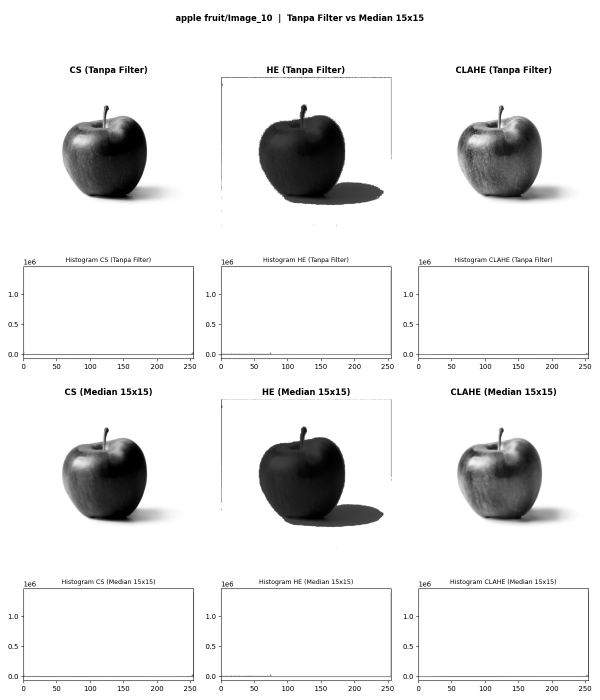
#> input picture Hasil Evaluasi Histogram Image Enhancement/apple fruit/Image_10_interpretasi.png, 1200 x 1400 px (shown at 1/2 size); its folder holds only this picture in this run
$ python -i uts_feature_extraction_gabor_region_based.py   (imports and definitions only)   (older library calls are emulated)
#> lines starting #> are read from the running program, lines starting #| are printed output that depends on the picture; after the words box and inside, x2 and y2 are one past the last pixel; in counts of white or black regions, pixels touching at a corner belong together
# -*- coding: utf-8 -*-
"""UTS_Feature Extraction_GABOR_Region Based.ipynb

Automatically generated by Colab.

Original file is located at
    https://colab.research.google.com/drive/1bDI0Y5o5agLWF3X32LPJvXLbyy46MzeZ
"""

import os, re, glob, math, shutil, zipfile
from pathlib import Path
import numpy as np, pandas as pd, cv2
import matplotlib.pyplot as plt
from tqdm.auto import tqdm

from google.colab import drive
# [1 line not run here, left out]

ZIP     = "/content/drive/MyDrive/hasil_citra_15_zip.zip"
IN_DIR  = "/content/input"
OUT_DIR = "/content/hasil_fitur"
# [6 lines not run here, left out]

paths = sorted(p for p in glob.glob(f"{IN_DIR}/**/*", recursive=True)
               if p.lower().endswith((".jpg", ".jpeg", ".png")))
# [1 line not run here, left out]

# Struktur: <jenis buah> fruit / Image_N / <varian>.png
# Urutan varian dibuat dari awalan nama, jadi aman untuk median15 / median31 / dst.
VARIAN_PREFIX = ["1_grayscale", "2_CS", "2_HE", "2_CLAHE",
                 "3_CS_median", "3_HE_median", "3_CLAHE_median"]

# [12 lines left out: functions urut_varian, parse_path, not called in this run]

# Cek parsing: harus muncul 9 buah dan 7 varian
meta = pd.DataFrame([parse_path(p) for p in paths])
# [2 lines not run here, left out]

GABOR_THETAS      = [0, 45, 90, 135]   # 0 = garis vertikal, 90 = garis horizontal
GABOR_LAMBDAS     = [4, 8]             # panjang gelombang (piksel, citra 128x128): halus & kasar
GABOR_SIGMA_RATIO = 0.56               # sigma = 0.56 * lambda
GABOR_GAMMA       = 0.5                # aspek elips envelope

def _bangun_bank():
    """Pasangan kernel kuadratur (cos & sin) untuk tiap orientasi x panjang gelombang."""
    bank = []
    for th in GABOR_THETAS:
        for lam in GABOR_LAMBDAS:
            sigma = GABOR_SIGMA_RATIO * lam
            ks = int(6 * sigma) | 1
            pair = []
            for psi in (0, np.pi / 2):
                k = cv2.getGaborKernel((ks, ks), sigma, np.deg2rad(th), lam,
                                       GABOR_GAMMA, psi, ktype=cv2.CV_32F)
                k = k - k.mean()                         # buang komponen DC
                k = k / (np.abs(k).sum() + 1e-9)         # normalisasi skala
                pair.append(k)
            bank.append((th, lam, pair[0], pair[1]))
    return bank

GABOR_BANK = _bangun_bank()
# [1 line not run here, left out]

# Konvolusi lewat FFT: spektrum kernel di-cache, tepi citra di-padding refleksi
_FFT_PAD = max(k.shape[0] for _, _, k, _ in GABOR_BANK) // 2 + 1
_KF_CACHE = {}

def _spektrum_kernel(N):
    if N not in _KF_CACHE:
        spec = []
        for th, lam, kr, ki in GABOR_BANK:
            pair = []
            for k in (kr, ki):
                h = k.shape[0]
                pad = np.zeros((N, N), np.float32)
                pad[:h, :h] = k
                pad = np.roll(pad, (-(h // 2), -(h // 2)), axis=(0, 1))
                pair.append(np.fft.rfft2(pad))
            spec.append(tuple(pair))
        _KF_CACHE[N] = spec
    return _KF_CACHE[N]

def _gabor_respons(gray):
    """Magnitudo respons tiap filter: sqrt(real^2 + imajiner^2)."""
    g = gray.astype(np.float32)
    H, W = g.shape
    P = _FFT_PAD
    N = cv2.getOptimalDFTSize(max(H, W) + 2 * P)
    gp = np.zeros((N, N), np.float32)
    gp[:H + 2 * P, :W + 2 * P] = cv2.copyMakeBorder(g, P, P, P, P, cv2.BORDER_REFLECT_101)
    F = np.fft.rfft2(gp)
    out = []
    for (th, lam, _, _), (Kr, Ki) in zip(GABOR_BANK, _spektrum_kernel(N)):
        re = np.fft.irfft2(F * Kr, s=(N, N))[P:P + H, P:P + W]
        im = np.fft.irfft2(F * Ki, s=(N, N))[P:P + H, P:P + W]
        out.append((th, lam, np.sqrt(re * re + im * im).astype(np.float32)))
    return out

def _gabor_peta(gray):
    """Peta respons rata-rata semua filter (untuk visualisasi)."""
    return np.mean([m for _, _, m in _gabor_respons(gray)], axis=0)

def _gabor_features(gray):
    """7 fitur Gabor: mean, std, energy, dan energi per orientasi."""
    resp = _gabor_respons(gray)
    mean_f = [m.mean() for _, _, m in resp]
    std_f  = [m.std() for _, _, m in resp]
    en_f   = [(m ** 2).mean() for _, _, m in resp]

    e_theta = {th: float(np.mean([e for (t, _, _), e in zip(resp, en_f) if t == th]))
               for th in GABOR_THETAS}

    out = {'gabor_mean':   float(np.mean(mean_f)),
           'gabor_std':    float(np.mean(std_f)),
           'gabor_energy': float(np.mean(en_f))}
    for th in GABOR_THETAS:
        out[f'gabor_e{th}'] = e_theta[th]
    return out

def _segmentasi(gray):
    _, m = cv2.threshold(gray, 0, 255, cv2.THRESH_BINARY + cv2.THRESH_OTSU)
    tepi = np.concatenate([m[0], m[-1], m[:, 0], m[:, -1]])
    if tepi.mean() > 127:                 # tepi putih = latar putih -> balik
        m = cv2.bitwise_not(m)
    k = cv2.getStructuringElement(cv2.MORPH_ELLIPSE, (5, 5))
    return cv2.morphologyEx(cv2.morphologyEx(m, cv2.MORPH_OPEN, k), cv2.MORPH_CLOSE, k)

def _shape_features(gray):
    m = _segmentasi(gray)
    cnts, _ = cv2.findContours(m, cv2.RETR_EXTERNAL, cv2.CHAIN_APPROX_SIMPLE)
    if not cnts:
        return dict(area=0, circularity=0, aspect_ratio=0, solidity=0, extent=0), m
    c = max(cnts, key=cv2.contourArea)
    area, per = cv2.contourArea(c), cv2.arcLength(c, True)
    x, y, w, h = cv2.boundingRect(c)
    hull = cv2.contourArea(cv2.convexHull(c))
    return dict(area=area / m.size,
                circularity=4 * math.pi * area / (per ** 2 + 1e-9),
                aspect_ratio=w / (h + 1e-9),
                solidity=area / (hull + 1e-9),
                extent=area / (w * h + 1e-9)), m

def extract_features(gray):
    gray = cv2.resize(gray, (128, 128))
    gab = _gabor_features(gray)
    shape, mask = _shape_features(gray)
    return {**gab, **shape, '_gray': gray, '_mask': mask}

TEKSTUR_COLS = ['gabor_mean', 'gabor_std', 'gabor_energy'] + [f'gabor_e{t}' for t in GABOR_THETAS]
BENTUK_COLS  = ['area', 'circularity', 'aspect_ratio', 'solidity', 'extent']
FEATURE_COLS = TEKSTUR_COLS + BENTUK_COLS          # 7 Gabor + 5 bentuk = 12 fitur

ORIENT_LABEL = {0: "garis vertikal (0°)", 45: "diagonal 45°",
                90: "garis horizontal (90°)", 135: "diagonal 135°"}

# [21 lines left out: functions tafsir_tekstur, tafsir_bentuk, not called in this run]

"""## Ekstraksi semua citra"""

REP_INDEX = 0          # 0 = sampel pertama tiap buah

def _no(s):
    x = re.search(r"\d+", s)
    return int(x.group()) if x else 0

# [64 lines left out: functions cari_varian, jalankan_varian, not called in this run]

import os
import re
import cv2
import numpy as np
import pandas as pd
import matplotlib.pyplot as plt

from tqdm.auto import tqdm
from skimage.metrics import mean_squared_error, peak_signal_noise_ratio

REP_INDEX = 0  # 0 = sampel pertama tiap buah


# 1. RUMUS MSE DAN PSNR
# [62 lines left out: functions hitung_mse_psnr, evaluasi_mse_psnr, not called in this run]


# 3. FUNGSI PENCARIAN VARIAN
def _no(s):
    x = re.search(r"\d+", str(s))
    return int(x.group()) if x else 0


def cari_varian(prefix):
    return sorted({
        parse_path(p)["Varian"]
        for p in all_paths
        if parse_path(p)["Varian"].startswith(prefix)
    })


# 4. JALANKAN VARIAN
#    EVALUASI HANYA GAMBAR YANG DITAMPILKAN
def jalankan_varian(prefix, tampil_gambar=True):
    hasil = {}
    daftar = cari_varian(prefix)

    assert daftar, (
        f"Tidak ada varian berawalan '{prefix}'. "
        "Periksa nama varian dan all_paths."
    )

    os.makedirs(OUT_DIR, exist_ok=True)

    for v in daftar:
        print("\n" + "=" * 60)
        print(f"VARIAN: {v}")
        print("=" * 60)

        paths_v = [
            p for p in all_paths
            if parse_path(p)["Varian"] == v
        ]

        # A. EKSTRAKSI FITUR SEMUA GAMBAR
        #    Tidak menghitung MSE/PSNR di bagian ini
        rows = []
        gagal = []

        for p in tqdm(paths_v, desc=v):
            img = cv2.imread(p, cv2.IMREAD_GRAYSCALE)

            if img is None:
                gagal.append(p)
                continue

            f = extract_features(img)

            rows.append({
                **parse_path(p),
                **{k: f[k] for k in FEATURE_COLS}
            })

        df = pd.DataFrame(rows)

        if df.empty:
            print("Tidak ada gambar yang berhasil diproses.")
            continue

        df["Sampel_No"] = (
            df["Sampel"].str.extract(r"(\d+)").astype(float)
        )

        df = df.sort_values(
            ["Buah", "Sampel_No"]
        ).reset_index(drop=True)

        df["Tafsir_Tekstur"] = df.apply(
            lambda r: tafsir_tekstur(r, df), axis=1
        )
        df["Tafsir_Bentuk"] = df.apply(
            tafsir_bentuk, axis=1
        )

        df.to_csv(
            os.path.join(OUT_DIR, f"fitur_{v}.csv"),
            index=False
        )

        print(
            f"{len(df)} citra | gagal dibaca: {len(gagal)} "
            f"| disimpan: fitur_{v}.csv"
        )

        # B. PILIH SATU SAMPEL PER BUAH
        peta = {}

        for p in paths_v:
            info = parse_path(p)
            key = (info["Buah"], info["Sampel"])
            peta[key] = p

        perwakilan = {}

        for b in sorted(df["Buah"].unique()):
            sampel_b = sorted(
                {
                    s for (bb, s) in peta
                    if bb == b
                },
                key=_no
            )

            if sampel_b:
                perwakilan[b] = sampel_b[
                    REP_INDEX % len(sampel_b)
                ]

        buah_list = list(perwakilan.keys())

        # C. SIAPKAN CITRA YANG AKAN DITAMPILKAN
        feat = {}
        gmap = {}

        for b in buah_list:
            p = peta[(b, perwakilan[b])]
            img = cv2.imread(p, cv2.IMREAD_GRAYSCALE)

            if img is None:
                continue

            feat[b] = extract_features(img)
            gmap[b] = _gabor_peta(feat[b]["_gray"])

        # Hanya buah yang berhasil disiapkan
        buah_list = [
            b for b in buah_list
            if b in feat and b in gmap
        ]

        # -------------------------------------------------
        # D. TAMPILKAN VISUALISASI
        # -------------------------------------------------
        if tampil_gambar and buah_list:
            n = len(buah_list)

            vmax = max(
                max(float(gmap[b].max()) for b in buah_list),
                1e-6
            )

            fig, ax = plt.subplots(
                3, n,
                figsize=(2.2 * n, 7),
                squeeze=False
            )

            for i, b in enumerate(buah_list):
                ax[0, i].imshow(
                    feat[b]["_gray"],
                    cmap="gray",
                    vmin=0, vmax=255
                )
                ax[0, i].set_title(
                    f"{b}\n{perwakilan[b]}",
                    fontsize=9,
                    fontweight="bold"
                )

                ax[1, i].imshow(
                    gmap[b],
                    cmap="magma",
                    vmin=0, vmax=vmax
                )

                ax[2, i].imshow(
                    feat[b]["_mask"],
                    cmap="gray"
                )

                for r in range(3):
                    ax[r, i].axis("off")

            for r, label in enumerate([v, "Gabor", "Mask Otsu"]):
                ax[r, 0].text(
                    -0.08, 0.5, label,
                    transform=ax[r, 0].transAxes,
                    ha="right", va="center", fontsize=8
                )

            fig.suptitle(f"Perwakilan per buah: {v}")
            plt.tight_layout()
            plt.show()

            # -------------------------------------------------
            # E. EVALUASI HANYA GAMBAR PADA VISUALISASI
            # -------------------------------------------------
            hasil_eval_tampil = []

            for b in buah_list:
                img_asli = feat[b]["_gray"]
                mask_otsu = feat[b]["_mask"]
                peta_gabor = gmap[b]

                nilai = evaluasi_mse_psnr(
                    img_asli,
                    mask_otsu,
                    peta_gabor
                )

                hasil_eval_tampil.append({
                    "Varian": v,
                    "Buah": b,
                    "Sampel": perwakilan[b],
                    **nilai
                })

            df_eval_tampil = pd.DataFrame(hasil_eval_tampil)

            print(
                "\nEVALUASI MSE DAN PSNR "
                "- HANYA GAMBAR YANG TAMPIL"
            )
            display(df_eval_tampil.round(4))

            file_eval = os.path.join(
                OUT_DIR,
                f"evaluasi_tampil_{v}.csv"
            )

            df_eval_tampil.to_csv(file_eval, index=False)

            print(f"Evaluasi disimpan: {file_eval}")
            print(
                f"Jumlah gambar dievaluasi: {len(df_eval_tampil)}"
            )

        # F. CETAK TAFSIR PER BUAH
        for b in buah_list:
            r = df[
                (df["Buah"] == b) &
                (df["Sampel"] == perwakilan[b])
            ].iloc[0]

            print(
                f"[{b} / {perwakilan[b]}] "
                f"tekstur: {r['Tafsir_Tekstur']}"
            )
            print(f" bentuk: {r['Tafsir_Bentuk']}")

        hasil[v] = df

    return hasil

all_paths = paths

# [4 lines that did not run here, left out]

# [4 lines that did not run here, left out]

# [4 lines that did not run here, left out]

nama_df = ("df_clahe", "df_clahe_median", "df_cs", "df_cs_median", "df_he", "df_he_median")
semua = [d for nm in nama_df if nm in globals() for d in globals()[nm].values()]
# [1 line that did not run here, left out]
# [1 line not run here, left out]

import os
import cv2
import numpy as np
import pandas as pd
from tqdm.auto import tqdm
from skimage.metrics import mean_squared_error, peak_signal_noise_ratio

# =====================================================
# EVALUASI MSE & PSNR SEMUA GAMBAR, SEMUA VARIAN
# Memerlukan fungsi yang sudah ada:
# parse_path(), extract_features(), _gabor_peta()
# serta variabel paths dan OUT_DIR
# =====================================================

# [1 line not run here, left out]

# [24 lines left out: function hitung_mse_psnr, not called in this run]


all_paths = paths
hasil_evaluasi = []
gagal = []

# Semua gambar dari ketiga kelompok varian
prefix_target = (
    "3_CLAHE_median",
    "3_CS_median",
    "3_HE_median"
)

paths_eval = [
    p for p in all_paths
    if parse_path(p)["Varian"].startswith(prefix_target)
]

# [48 lines not run here, left out]

# Gabungkan hasil seluruh gambar
df_evaluasi = pd.DataFrame(hasil_evaluasi)

# [34 lines not run here, left out]

"""## Download hasil"""

# 1. Simpan CSV evaluasi terlebih dahulu
# [8 lines not run here, left out]

# 3. Buat ZIP setelah semua hasil selesai disimpan
# [1 line that did not run here, left out]
# [1 line not run here, left out]

>>> import cv2
>>> picture = cv2.imread('Hasil Evaluasi Histogram Image Enhancement/apple fruit/Image_10_interpretasi.png', cv2.IMREAD_GRAYSCALE)
#> picture is the input picture: shape (1400, 1200); min 0, max 255, mean 233.5
>>> result = extract_features(picture)
#> in extract_features, `gray = cv2.resize(gray, (128, 128))`:
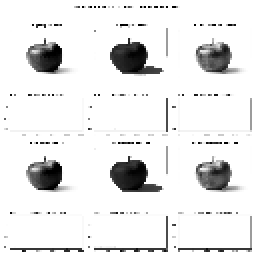
#> gray: shape (128, 128) (shown 2 times larger); min 0, max 255, mean 232.5
#> in _gabor_respons, `gp[:H + 2 * P, :W + 2 * P] = cv2.copyMakeBorder(g, P, P, P, P, cv2.BOR..`:
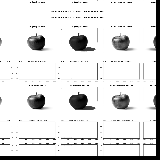
#> gp: shape (160, 160) float32; min 0, max 255, mean 224.7
#> the loop in _gabor_respons, `for (th, lam, _, _), (Kr, Ki) in zip(GABOR_BANK, _spektrum_kernel(N)):` made 8 passes
#> pass 1, in _gabor_respons, `re = np.fft.irfft2(F * Kr, s=(N, N))[P:P + H, P:P + W]`:
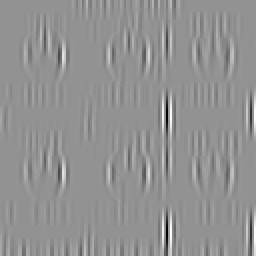
#> re: shape (128, 128) float64 (shown 2 times larger); min -65.65, max 48.9, mean 0.1; drawn with min black and max white
#> pass 1, in _gabor_respons, `im = np.fft.irfft2(F * Ki, s=(N, N))[P:P + H, P:P + W]`:
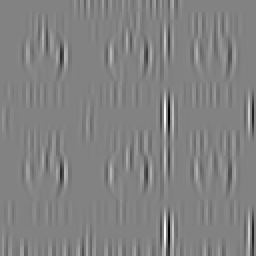
#> im: shape (128, 128) float64 (shown 2 times larger); min -61.55, max 59.05, mean 0; drawn with min black and max white
#> pass 2, in _gabor_respons, `im = np.fft.irfft2(F * Ki, s=(N, N))[P:P + H, P:P + W]`:
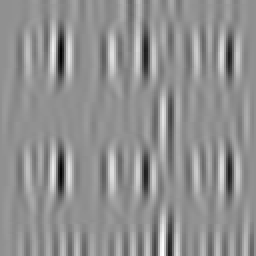
#> im: shape (128, 128) float64 (shown 2 times larger); min -29.88, max 22.74, mean 0; drawn with min black and max white
#> after the loop in _gabor_respons, `for (th, lam, _, _), (Kr, Ki) in zip(GABOR_BANK, _spektrum_kernel(N)):`: out = 8 items
#> in _gabor_features, `mean_f = [m.mean() for _, _, m in resp]`: mean_f = [5.31, 4.96, 3, 2.96, 9.68, 8.57, 3.12, 3.39]
#> in _gabor_features, `std_f  = [m.std() for _, _, m in resp]`: std_f = [7.89, 5.22, 3.28, 2.74, 14.01, 8.35, 3.67, 3.48]
#> in _gabor_features, `en_f   = [(m ** 2).mean() for _, _, m in resp]`: en_f = [90.38, 51.87, 19.76, 16.29, 289.9, 143.1, 23.24, 23.64]
#> in _gabor_features, `e_theta = {th: float(np.mean([e for (t, _, _), e in zip(resp, en_f) if..`: e_theta = {0: 71.13, 45: 18.03, 90: 216.5, 135: 23.44}
#> in _gabor_features, `out = {'gabor_mean':   float(np.mean(mean_f)), 'gabor_std':    float(n..`: out = {'gabor_mean': 5.12, 'gabor_std': 6.08, 'gabor_energy': 82.27}
#> after the loop in _gabor_features, `for th in GABOR_THETAS:`: out = {'gabor_mean': 5.12, 'gabor_std': 6.08, 'gabor_energy': 82.27, 'gabor_e0': 71.13, 'gabor_e45': 18.03, 'gabor_e90': 216.5, 'gabor_e135': 23.44}
#> in extract_features, `gab = _gabor_features(gray)`: gab has the same summary as out in _gabor_features
#> in _segmentasi, `_, m = cv2.threshold(gray, 0, 255, cv2.THRESH_BINARY + cv2.THRESH_OTSU)`:
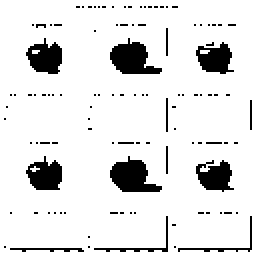
#> m: shape (128, 128) (shown 2 times larger); 89.2% white; 107 black regions (98 under 20 px), largest, box (x1, y1, x2, y2) and area: (55, 78, 81, 96) 279, (55, 19, 81, 37) 275, (13, 19, 31, 37) 214
#> in _segmentasi, `tepi = np.concatenate([m[0], m[-1], m[:, 0], m[:, -1]])`: tepi = 512 values from 255 to 255
#> in _segmentasi, `return cv2.morphologyEx(cv2.morphologyEx(m, cv2.MORPH_OPEN, k), cv2.MO..`:
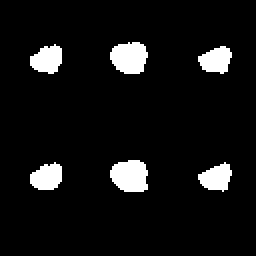
#> returned value: shape (128, 128) (shown 2 times larger); 7.1% white; 6 white regions
#> in _shape_features, `cnts, _ = cv2.findContours(m, cv2.RETR_EXTERNAL, cv2.CHAIN_APPROX_SIMP..`: cnts = 6 contours; box (x1, y1, x2, y2) and area: (55, 80, 74, 96) 222, (55, 21, 74, 37) 214, (15, 22, 31, 37) 150, (15, 81, 31, 95) 148, (99, 81, 116, 96) 143, (99, 23, 116, 37) 143
#> in _shape_features, `c = max(cnts, key=cv2.contourArea)`: c = contour of 27 points, box (x1, y1, x2, y2) (55, 80, 74, 96), area 222
#> in _shape_features, `area, per = cv2.contourArea(c), cv2.arcLength(c, True)`: area = 222; per = 58.63
#> in _shape_features, `x, y, w, h = cv2.boundingRect(c)`: x = 55; y = 80; w = 19; h = 16
#> in _shape_features, `hull = cv2.contourArea(cv2.convexHull(c))`: hull = 232
#> in extract_features, `shape, mask = _shape_features(gray)`: shape = {'area': 0.0135, 'circularity': 0.812, 'aspect_ratio': 1.19, 'solidity': 0.957, 'extent': 0.73}
#> result = 14 items

$ run again, on Hasil Evaluasi Histogram Image Enhancement/apple fruit/Image_12_interpretasi.png
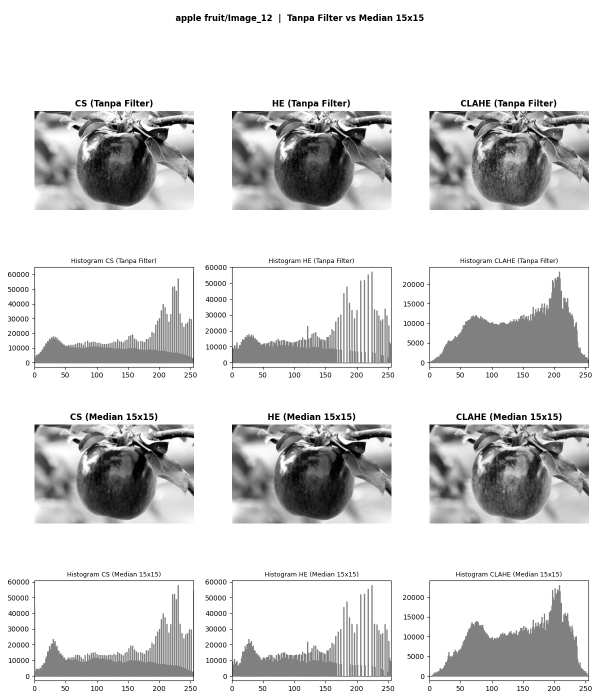
#> input picture Hasil Evaluasi Histogram Image Enhancement/apple fruit/Image_12_interpretasi.png, 1200 x 1400 px (shown at 1/2 size)
#> picture is the input picture: shape (1400, 1200); min 0, max 255, mean 215.7
#> after the loop in _gabor_respons, `for (th, lam, _, _), (Kr, Ki) in zip(GABOR_BANK, _spektrum_kernel(N)):`: out = 8 items
#> mean_f = [8.03, 6.19, 4.11, 4.28, 9.95, 10.37, 3.93, 3.29]
#> std_f = [9.22, 4.44, 3.87, 3.21, 10.21, 9.91, 3.52, 2.24]
#> en_f = [149.5, 58.09, 31.88, 28.62, 203.2, 205.7, 27.87, 15.82]
#> e_theta = {0: 103.8, 45: 30.25, 90: 204.5, 135: 21.85}
#> in _gabor_features, `out = {'gabor_mean':   float(np.mean(mean_f)), 'gabor_std':    float(n..`: out = {'gabor_mean': 6.27, 'gabor_std': 5.83, 'gabor_energy': 90.09}
#> after the loop in _gabor_features, `for th in GABOR_THETAS:`: out = {'gabor_mean': 6.27, 'gabor_std': 5.83, 'gabor_energy': 90.09, 'gabor_e0': 103.8, 'gabor_e45': 30.25, 'gabor_e90': 204.5, 'gabor_e135': 21.85}
#> gab has the same summary as out in _gabor_features
#> in _segmentasi, `_, m = cv2.threshold(gray, 0, 255, cv2.THRESH_BINARY + cv2.THRESH_OTSU)`:
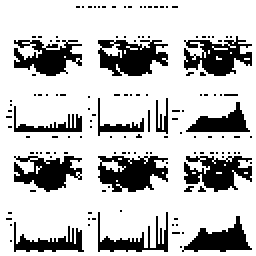
#> m: shape (128, 128) (shown 2 times larger); 77% white; 137 black regions (124 under 20 px), largest, box (x1, y1, x2, y2) and area: (49, 20, 84, 38) 417, (49, 78, 84, 96) 416, (92, 18, 126, 38) 375
#> tepi = 512 values from 255 to 255
#> in _segmentasi, `return cv2.morphologyEx(cv2.morphologyEx(m, cv2.MORPH_OPEN, k), cv2.MO..`:
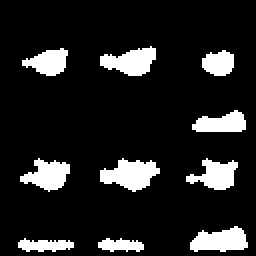
#> returned value: shape (128, 128) (shown 2 times larger); 13% white; 10 white regions
#> cnts = 10 contours; largest, box (x1, y1, x2, y2) and area: (50, 79, 80, 96) 272, (50, 23, 78, 38) 230, (95, 113, 124, 126) 228, (10, 79, 35, 96) 214, (93, 79, 119, 95) 200
#> c = contour of 55 points, box (x1, y1, x2, y2) (50, 79, 80, 96), area 272
#> area = 271.5; per = 84.18
#> x = 50; y = 79; w = 30; h = 17
#> hull = 338
#> shape = {'area': 0.0166, 'circularity': 0.481, 'aspect_ratio': 1.76, 'solidity': 0.803, 'extent': 0.532}
#> result = 14 items
